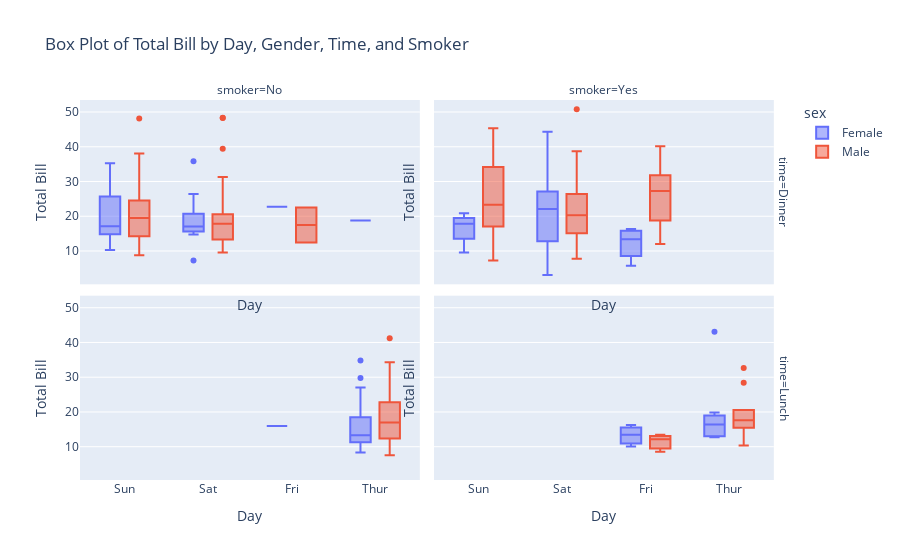

The notebook cell this image was saved under:
### Markdown cell above
**Q2. Using the tips dataset in the Plotly library, plot a box plot using Plotly express.**

### Code cell
import plotly.express as px
import seaborn as sns

# Load the 'tips' dataset from seaborn
tips_data = sns.load_dataset('tips')

# Create facetted subplots using Plotly Express
fig = px.box(tips_data, x='day', y='total_bill', color='sex', facet_row='time', facet_col='smoker',
             title='Box Plot of Total Bill by Day, Gender, Time, and Smoker')
fig.update_xaxes(title='Day')
fig.update_yaxes(title='Total Bill')

# Show the plot
fig.show()

### Figure 1 — Plotly figure (JSON) as saved in the notebook; plotly's stock layout.template omitted (floating-point values rounded to 4 significant figures)
{"data": [{"alignmentgroup": "True", "hovertemplate": "sex=Female<br>time=Dinner<br>smoker=No<br>day=%{x}<br>total_bill=%{y}<extra></extra>", "legendgroup": "Female", "marker": {"color": "#636efa"}, "name": "Female", "notched": false, "offsetgroup": "Female", "orientation": "v", "showlegend": true, "type": "box", "x": ["Sun", "Sun", "Sun", "Sun", "Sun", "Sun", "Sat", "Sat", "Sat", "Sat", "Sat", "Sat", "Sun", "Sun", "Sat", "Sat", "Sat", "Sat", "Fri", "Sat", "Sat", "Sun", "Sun", "Sun", "Sun", "Sun", "Sun", "Sat", "Thur"], "x0": " ", "xaxis": "x3", "y": [16.99, 24.59, 35.26, 14.83, 10.33, 16.97, 20.29, 15.77, 19.65, 15.06, 20.69, 16.93, 10.29, 34.81, 26.41, 16.45, 17.07, 14.73, 22.75, 20.92, 7.25, 25.71, 17.31, 29.85, 25, 13.39, 16.21, 35.83, 18.78], "y0": " ", "yaxis": "y3"}, {"alignmentgroup": "True", "hovertemplate": "sex=Female<br>time=Dinner<br>smoker=Yes<br>day=%{x}<br>total_bill=%{y}<extra></extra>", "legendgroup": "Female", "marker": {"color": "#636efa"}, "name": "Female", "notched": false, "offsetgroup": "Female", "orientation": "v", "showlegend": false, "type": "box", "x": ["Sat", "Sat", "Sat", "Fri", "Fri", "Fri", "Fri", "Sat", "Sat", "Sat", "Sun", "Sat", "Sat", "Sun", "Sun", "Sun", "Sat", "Sat", "Sat", "Sat", "Sat", "Sat", "Sat"], "x0": " ", "xaxis": "x4", "y": [3.07, 26.86, 25.28, 5.75, 16.32, 11.35, 15.38, 44.3, 22.42, 14.31, 17.51, 10.59, 10.63, 9.6, 20.9, 18.15, 12.76, 13.27, 28.17, 12.9, 30.14, 22.12, 27.18], "y0": " ", "yaxis": "y4"}, {"alignmentgroup": "True", "hovertemplate": "sex=Female<br>time=Lunch<br>smoker=No<br>day=%{x}<br>total_bill=%{y}<extra></extra>", "legendgroup": "Female", "marker": {"color": "#636efa"}, "name": "Female", "notched": false, "offsetgroup": "Female", "orientation": "v", "showlegend": false, "type": "box", "x": ["Thur", "Thur", "Thur", "Thur", "Thur", "Thur", "Thur", "Thur", "Thur", "Thur", "Thur", "Thur", "Thur", "Thur", "Thur", "Thur", "Thur", "Thur", "Thur", "Thur", "Thur", "Thur", "Thur", "Thur", "Fri"], "x0": " ", "xaxis": "x", "y": [10.07, 34.83, 10.65, 12.43, 24.08, 13.42, 12.48, 29.8, 14.52, 11.38, 20.27, 11.17, 12.26, 18.26, 8.51, 10.33, 14.15, 13.16, 17.47, 27.05, 16.43, 8.35, 18.64, 11.87, 15.98], "y0": " ", "yaxis": "y"}, {"alignmentgroup": "True", "hovertemplate": "sex=Female<br>time=Lunch<br>smoker=Yes<br>day=%{x}<br>total_bill=%{y}<extra></extra>", "legendgroup": "Female", "marker": {"color": "#636efa"}, "name": "Female", "notched": false, "offsetgroup": "Female", "orientation": "v", "showlegend": false, "type": "box", "x": ["Thur", "Thur", "Thur", "Thur", "Thur", "Thur", "Thur", "Fri", "Fri", "Fri"], "x0": " ", "xaxis": "x2", "y": [19.81, 43.11, 13, 12.74, 13, 16.4, 16.47, 13.42, 16.27, 10.09], "y0": " ", "yaxis": "y2"}, {"alignmentgroup": "True", "hovertemplate": "sex=Male<br>time=Dinner<br>smoker=No<br>day=%{x}<br>total_bill=%{y}<extra></extra>", "legendgroup": "Male", "marker": {"color": "#EF553B"}, "name": "Male", "notched": false, "offsetgroup": "Male", "orientation": "v", "showlegend": true, "type": "box", "x": ["Sun", "Sun", "Sun", "Sun", "Sun", "Sun", "Sun", "Sun", "Sun", "Sun", "Sun", "Sun", "Sun", "Sat", "Sat", "Sat", "Sat", "Sat", "Sat", "Sat", "Sat", "Sat", "Sat", "Sat", "Sat", "Sat", "Sat", "Sat", "Sat", "Sun", "Sun", "Sun", "Sun", "Sun", "Sun", "Sun", "Sun", "Sun", "Sun", "Sun", "Sun", "Sun", "Sat", "Sat", "Sat", "Sat", "Sat", "Sat", "Fri", "Fri", "Sat", "Sat", "Sun", "Sun", "Sun", "Sun", "Sun", "Sun", "Sun", "Sun", "Sun", "Sun", "Sun", "Sun", "Sun", "Sun", "Sun", "Sun", "Sun", "Sat", "Sat", "Sat", "Sat", "Sat", "Sat", "Sat", "Sat"], "x0": " ", "xaxis": "x3", "y": [10.34, 21.01, 23.68, 25.29, 8.77, 26.88, 15.04, 14.78, 10.27, 15.42, 18.43, 21.58, 16.29, 20.65, 17.92, 39.42, 19.82, 17.81, 13.37, 12.69, 21.7, 9.55, 18.35, 17.78, 24.06, 16.31, 18.69, 31.27, 16.04, 17.46, 13.94, 9.68, 30.4, 18.29, 22.23, 32.4, 28.55, 18.04, 12.54, 9.94, 25.56, 19.49, 48.27, 17.59, 20.08, 20.23, 12.02, 10.51, 22.49, 12.46, 18.24, 14, 38.07, 23.95, 29.93, 14.07, 13.13, 17.26, 24.55, 19.77, 48.17, 16.49, 21.5, 12.66, 13.81, 24.52, 20.76, 31.71, 20.69, 48.33, 20.45, 13.28, 11.61, 10.77, 10.07, 29.03, 17.82], "y0": " ", "yaxis": "y3"}, {"alignmentgroup": "True", "hovertemplate": "sex=Male<br>time=Dinner<br>smoker=Yes<br>day=%{x}<br>total_bill=%{y}<extra></extra>", "legendgroup": "Male", "marker": {"color": "#EF553B"}, "name": "Male", "notched": false, "offsetgroup": "Male", "orientation": "v", "showlegend": false, "type": "box", "x": ["Sat", "Sat", "Sat", "Sat", "Sat", "Sat", "Sat", "Sat", "Fri", "Fri", "Fri", "Fri", "Fri", "Sat", "Sat", "Sat", "Sat", "Sat", "Sun", "Sun", "Sun", "Sun", "Sun", "Sun", "Sun", "Sun", "Sun", "Sun", "Sun", "Sun", "Sun", "Sun", "Sun", "Sat", "Sat", "Sat", "Sat", "Sat", "Sat", "Sat", "Sat", "Sat", "Sat", "Sat", "Sat", "Sat", "Sat"], "x0": " ", "xaxis": "x4", "y": [38.01, 11.24, 20.29, 13.81, 11.02, 18.29, 15.01, 17.92, 28.97, 40.17, 27.28, 12.03, 21.01, 15.36, 20.49, 25.21, 50.81, 15.81, 7.25, 31.85, 16.82, 32.9, 17.89, 14.48, 34.63, 34.65, 23.33, 45.35, 23.17, 40.55, 30.46, 23.1, 15.69, 26.59, 38.73, 24.27, 30.06, 25.89, 28.15, 11.59, 7.74, 24.01, 15.69, 15.53, 12.6, 32.83, 22.67], "y0": " ", "yaxis": "y4"}, {"alignmentgroup": "True", "hovertemplate": "sex=Male<br>time=Lunch<br>smoker=No<br>day=%{x}<br>total_bill=%{y}<extra></extra>", "legendgroup": "Male", "marker": {"color": "#EF553B"}, "name": "Male", "notched": false, "offsetgroup": "Male", "orientation": "v", "showlegend": false, "type": "box", "x": ["Thur", "Thur", "Thur", "Thur", "Thur", "Thur", "Thur", "Thur", "Thur", "Thur", "Thur", "Thur", "Thur", "Thur", "Thur", "Thur", "Thur", "Thur", "Thur", "Thur"], "x0": " ", "xaxis": "x", "y": [27.2, 22.76, 17.29, 16.66, 15.98, 13.03, 18.28, 24.71, 21.16, 11.69, 14.26, 15.95, 8.52, 22.82, 19.08, 34.3, 41.19, 9.78, 7.51, 7.56], "y0": " ", "yaxis": "y"}, {"alignmentgroup": "True", "hovertemplate": "sex=Male<br>time=Lunch<br>smoker=Yes<br>day=%{x}<br>total_bill=%{y}<extra></extra>", "legendgroup": "Male", "marker": {"color": "#EF553B"}, "name": "Male", "notched": false, "offsetgroup": "Male", "orientation": "v", "showlegend": false, "type": "box", "x": ["Thur", "Thur", "Thur", "Thur", "Thur", "Thur", "Thur", "Thur", "Thur", "Thur", "Fri", "Fri", "Fri"], "x0": " ", "xaxis": "x2", "y": [19.44, 32.68, 16, 28.44, 15.48, 16.58, 10.34, 13.51, 18.71, 20.53, 12.16, 8.58, 13.42], "y0": " ", "yaxis": "y2"}], "layout": {"annotations": [{"font": {}, "showarrow": false, "text": "smoker=No", "x": 0.24, "xanchor": "center", "xref": "paper", "y": 1, "yanchor": "bottom", "yref": "paper"}, {"font": {}, "showarrow": false, "text": "smoker=Yes", "x": 0.74, "xanchor": "center", "xref": "paper", "y": 1, "yanchor": "bottom", "yref": "paper"}, {"font": {}, "showarrow": false, "text": "time=Lunch", "textangle": 90, "x": 0.98, "xanchor": "left", "xref": "paper", "y": 0.2425, "yanchor": "middle", "yref": "paper"}, {"font": {}, "showarrow": false, "text": "time=Dinner", "textangle": 90, "x": 0.98, "xanchor": "left", "xref": "paper", "y": 0.7575, "yanchor": "middle", "yref": "paper"}], "autosize": true, "boxmode": "group", "legend": {"title": {"text": "sex"}, "tracegroupgap": 0}, "title": {"text": "Box Plot of Total Bill by Day, Gender, Time, and Smoker"}, "xaxis": {"anchor": "y", "autorange": true, "domain": [0, 0.48], "range": [-0.5424, 3.542], "title": {"text": "Day"}, "type": "category"}, "xaxis2": {"anchor": "y2", "autorange": true, "domain": [0.5, 0.98], "matches": "x", "range": [-0.5424, 3.542], "title": {"text": "Day"}, "type": "category"}, "xaxis3": {"anchor": "y3", "autorange": true, "domain": [0, 0.48], "matches": "x", "range": [-0.5424, 3.542], "showticklabels": false, "title": {"text": "Day"}, "type": "category"}, "xaxis4": {"anchor": "y4", "autorange": true, "domain": [0.5, 0.98], "matches": "x", "range": [-0.5424, 3.542], "showticklabels": false, "title": {"text": "Day"}, "type": "category"}, "yaxis": {"anchor": "x", "autorange": true, "domain": [0, 0.485], "range": [0.4178, 53.46], "title": {"text": "Total Bill"}, "type": "linear"}, "yaxis2": {"anchor": "x2", "autorange": true, "domain": [0, 0.485], "matches": "y", "range": [0.4178, 53.46], "showticklabels": false, "title": {"text": "Total Bill"}, "type": "linear"}, "yaxis3": {"anchor": "x3", "autorange": true, "domain": [0.515, 1], "matches": "y", "range": [0.4178, 53.46], "title": {"text": "Total Bill"}, "type": "linear"}, "yaxis4": {"anchor": "x4", "autorange": true, "domain": [0.515, 1], "matches": "y", "range": [0.4178, 53.46], "showticklabels": false, "title": {"text": "Total Bill"}, "type": "linear"}}}
